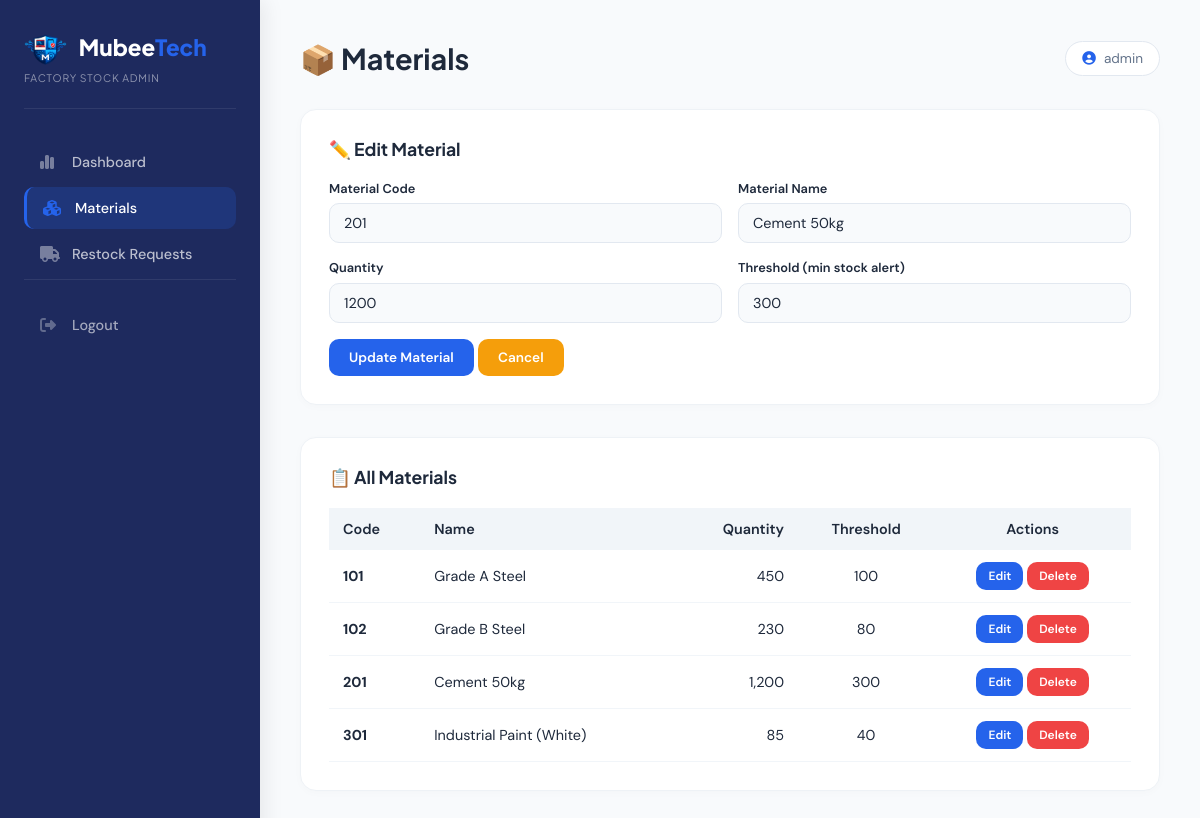
The app's page /admin/materials.php?action=edit&id=3 (signed in) with its own data.
### tables this page shows
CREATE TABLE `materials` (
  `id` int(11) NOT NULL,
  `code` varchar(20) NOT NULL,
  `name` varchar(100) NOT NULL,
  `quantity` int(11) DEFAULT 0,
  `threshold` int(11) DEFAULT 50,
  `last_updated` timestamp NULL DEFAULT current_timestamp() ON UPDATE current_timestamp(),
  `factory_id` int(11) NOT NULL DEFAULT 1
);

### admin/materials.php (the view, shortened to what this page needs)
<?php
require_once 'includes/config.php';
$action = $_GET['action'] ?? '';
$id = $_GET['id'] ?? 0;
$editData = null;
if ($action === 'edit' && $id) {
    $stmt = mysqli_prepare($conn, "SELECT * FROM materials WHERE id = ?");
    mysqli_stmt_bind_param($stmt, "i", $id);
    mysqli_stmt_execute($stmt);
    $result = mysqli_stmt_get_result($stmt);
    $editData = mysqli_fetch_assoc($result);
}
$result = mysqli_query($conn, "SELECT * FROM materials ORDER BY code ASC");
$materials = mysqli_fetch_all($result, MYSQLI_ASSOC);
?>
<!DOCTYPE html>
<html lang="en">
<head>
    <link rel="stylesheet" href="https://cdnjs.cloudflare.com/ajax/libs/font-awesome/6.5.0/css/all.min.css">
</head>
<body>
    <aside class="sidebar">
        <div class="logo">
    <img src="../mubeetech_icon.png" alt="MubeeTech" style="height:35px; margin-right:8px; vertical-align:middle; display:inline-block;">
    Mubee<span>Tech</span>
    <small>Factory Stock Admin</small>
        </div>
        <nav id="sidebarNav">
            <a href="index.php"><i class="fas fa-chart-simple"></i> Dashboard</a>
            <a href="materials.php" class="active"><i class="fas fa-cubes"></i> Materials</a>
            <a href="restocks.php"><i class="fas fa-truck"></i> Restock Requests</a>
            <div class="logout">
                <a href="logout.php"><i class="fas fa-sign-out-alt"></i> Logout</a>
            </div>
        </nav>
    </aside>
    <main class="main">
        <div class="main-header">
            <h1>📦 Materials</h1>
            <div class="user"><i class="fas fa-user-circle"></i> <?= htmlspecialchars($_SESSION['admin_username'] ?? 'Admin') ?></div>
        </div>
        <div class="card">
            <h3><?= $editData ? '✏️ Edit Material' : '➕ Add New Material' ?></h3>
            <form method="POST">
                <div class="form-row">
                    <div class="form-group">
                        <label>Material Code</label>
                        <input type="text" name="code" value="<?= htmlspecialchars($editData['code'] ?? '') ?>" required>
                    </div>
                    <div class="form-group">
                        <label>Material Name</label>
                        <input type="text" name="name" value="<?= htmlspecialchars($editData['name'] ?? '') ?>" required>
                    </div>
                </div>
                <div class="form-row">
                    <div class="form-group">
                        <label>Quantity</label>
                        <input type="number" name="quantity" value="<?= $editData['quantity'] ?? 0 ?>" required>
                    </div>
                    <div class="form-group">
                        <label>Threshold (min stock alert)</label>
                        <input type="number" name="threshold" value="<?= $editData['threshold'] ?? 10 ?>" required>
                    </div>
                </div>
                <button type="submit" class="btn btn-primary"><?= $editData ? 'Update' : 'Add' ?> Material</button>
                <?php if ($editData): ?>
                    <a href="materials.php" class="btn btn-warning">Cancel</a>
                <?php endif; ?>
            </form>
        </div>
        <div class="card">
            <h3>📋 All Materials</h3>
            <div class="table-wrap">
                <table>
                    <thead>
                        <tr>
                            <th>Code</th>
                            <th>Name</th>
                            <th style="text-align:right;">Quantity</th>
                            <th style="text-align:center;">Threshold</th>
                            <th style="text-align:center;">Actions</th>
                        </tr>
                    </thead>
                    <tbody>
                        <?php foreach ($materials as $m): ?>
                        <tr>
                            <td><strong><?= htmlspecialchars($m['code']) ?></strong></td>
                            <td><?= htmlspecialchars($m['name']) ?></td>
                            <td style="text-align:right;"><?= number_format($m['quantity']) ?></td>
                            <td style="text-align:center;"><?= $m['threshold'] ?></td>
                            <td style="text-align:center;">
                                <a href="materials.php?action=edit&id=<?= $m['id'] ?>" class="btn btn-primary btn-sm">Edit</a>
                                <a href="materials.php?action=delete&id=<?= $m['id'] ?>" class="btn btn-danger btn-sm" onclick="return confirm('Delete this material?')">Delete</a>
                            </td>
                        </tr>
                        <?php endforeach; ?>
                    </tbody>
                </table>
            </div>
        </div>
    </main>
</body>
</html>

### admin/materials.php (style rules this page uses)
* { margin: 0; padding: 0; box-sizing: border-box; }
body { font-family: 'DM Sans', system-ui, sans-serif; background: #f8fafc; color: #1e293b; display: flex; min-height: 100vh; }
.sidebar { width: 260px; background: #1E2A5E; color: #fff; padding: 2rem 1.5rem; display: flex; flex-direction: column; min-height: 100vh; position: fixed; top: 0; left: 0; bottom: 0; box-shadow: 4px 0 20px rgba(0,0,0,0.08); }
.sidebar .logo { font-family: 'Plus Jakarta Sans', system-ui, sans-serif; font-size: 1.4rem; font-weight: 800; margin-bottom: 2rem; padding-bottom: 1.5rem; border-bottom: 1px solid rgba(255,255,255,0.08); }
.sidebar .logo span { color: #2563eb; }
.sidebar .logo small { display: block; font-size: 0.65rem; font-weight: 400; color: rgba(255,255,255,0.5); letter-spacing: 0.08em; text-transform: uppercase; margin-top: 4px; }
.sidebar nav { flex: 1; }
.sidebar nav a { display: flex; align-items: center; gap: 12px; padding: 12px 16px; color: rgba(255,255,255,0.7); text-decoration: none; border-radius: 10px; font-weight: 500; font-size: 0.9rem; transition: all 0.25s ease; margin-bottom: 4px; }
.sidebar nav a i { width: 20px; font-size: 1rem; color: rgba(255,255,255,0.4); }
.sidebar nav a.active { background: rgba(37, 99, 235, 0.2); color: #fff; border-left: 3px solid #2563eb; }
.sidebar nav a.active i { color: #2563eb; }
.sidebar .logout { margin-top: auto; padding-top: 1.5rem; border-top: 1px solid rgba(255,255,255,0.08); }
.sidebar .logout a { display: flex; align-items: center; gap: 12px; padding: 12px 16px; color: rgba(255,255,255,0.6); text-decoration: none; border-radius: 10px; transition: all 0.25s ease; font-weight: 500; font-size: 0.9rem; }
.sidebar .logout a i { width: 20px; font-size: 1rem; color: rgba(255,255,255,0.3); }
.main { margin-left: 260px; padding: 2.5rem; flex: 1; min-height: 100vh; }
.main-header { display: flex; justify-content: space-between; align-items: center; margin-bottom: 2rem; flex-wrap: wrap; gap: 1rem; }
.main-header h1 { font-family: 'Plus Jakarta Sans', system-ui, sans-serif; font-size: 1.8rem; font-weight: 700; color: #1e293b; }
.main-header .user { font-size: 0.85rem; color: #64748b; display: flex; align-items: center; gap: 8px; background: #fff; padding: 8px 16px; border-radius: 20px; border: 1px solid #e2e8f0; }
.main-header .user i { color: #2563eb; }
.card { background: #ffffff; border-radius: 16px; border: 1px solid #eef2f6; padding: 1.75rem; margin-bottom: 2rem; box-shadow: 0 2px 8px rgba(0,0,0,0.02); }
.card h3 { font-family: 'Plus Jakarta Sans', system-ui, sans-serif; font-size: 1.1rem; font-weight: 700; margin-bottom: 1.25rem; }
.form-row { display: grid; grid-template-columns: 1fr 1fr; gap: 1rem; }
.form-group { margin-bottom: 1rem; }
.form-group label { display: block; font-size: 0.8rem; font-weight: 600; color: #1e293b; margin-bottom: 0.4rem; }
.form-group input { width: 100%; padding: 10px 14px; border: 1.5px solid #e2e8f0; border-radius: 10px; font-family: 'DM Sans', system-ui, sans-serif; font-size: 0.9rem; transition: border-color 0.25s, box-shadow 0.25s; background: #f8fafc; color: #1e293b; outline: none; }
.btn { display: inline-flex; align-items: center; gap: 6px; padding: 10px 20px; border-radius: 10px; font-family: 'DM Sans', system-ui, sans-serif; font-size: 0.85rem; font-weight: 600; border: none; cursor: pointer; transition: all 0.25s ease; text-decoration: none; }
.btn-primary { background: #2563eb; color: #fff; }
.btn-danger { background: #ef4444; color: #fff; }
.btn-warning { background: #f59e0b; color: #fff; }
.btn-sm { padding: 6px 12px; font-size: 0.75rem; }
.table-wrap { overflow-x: auto; }
table { width: 100%; border-collapse: collapse; font-size: 0.9rem; }
th { text-align: left; padding: 12px 14px; background: #f1f5f9; font-weight: 600; color: #1e293b; }
td { padding: 12px 14px; border-bottom: 1px solid #f1f5f9; }

### records on screen
materials: code "201", name "Cement 50kg", quantity "1200", threshold "300", quantity "1,200"
materials: code "101", name "Grade A Steel", quantity "450", threshold "100"
materials: code "102", name "Grade B Steel", quantity "230", threshold "80"
materials: code "301", name "Industrial Paint (White)", quantity "85", threshold "40"

### other values on screen
$_SESSION['admin_username'] "admin"
